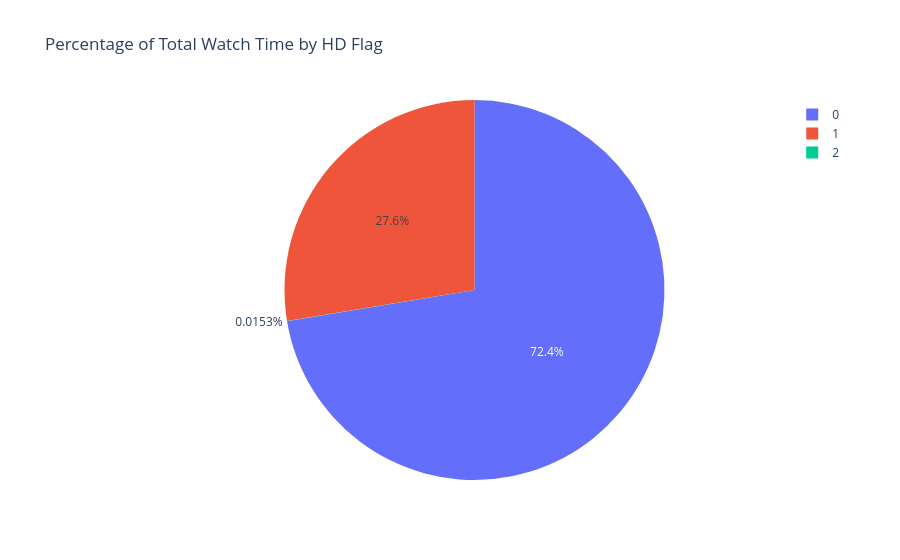

The code cell stored with this chart in its notebook:
### Code cell
fig = px.pie(grouped_hd, values='Total watch time in hours', names='HD Flag', title='Percentage of Total Watch Time by HD Flag')
fig.show()

### Figure 1 — Plotly figure (JSON) as saved in the notebook; plotly's stock layout.template omitted (floating-point values rounded to 4 significant figures)
{"data": [{"domain": {"x": [0, 1], "y": [0, 1]}, "hovertemplate": "HD Flag=%{label}<br>Total watch time in hours=%{value}<extra></extra>", "labels": [0, 1, 2], "legendgroup": "", "name": "", "showlegend": true, "type": "pie", "values": [225900.0, 86140.0, 47.87]}], "layout": {"autosize": true, "legend": {"tracegroupgap": 0}, "title": {"text": "Percentage of Total Watch Time by HD Flag"}}}
